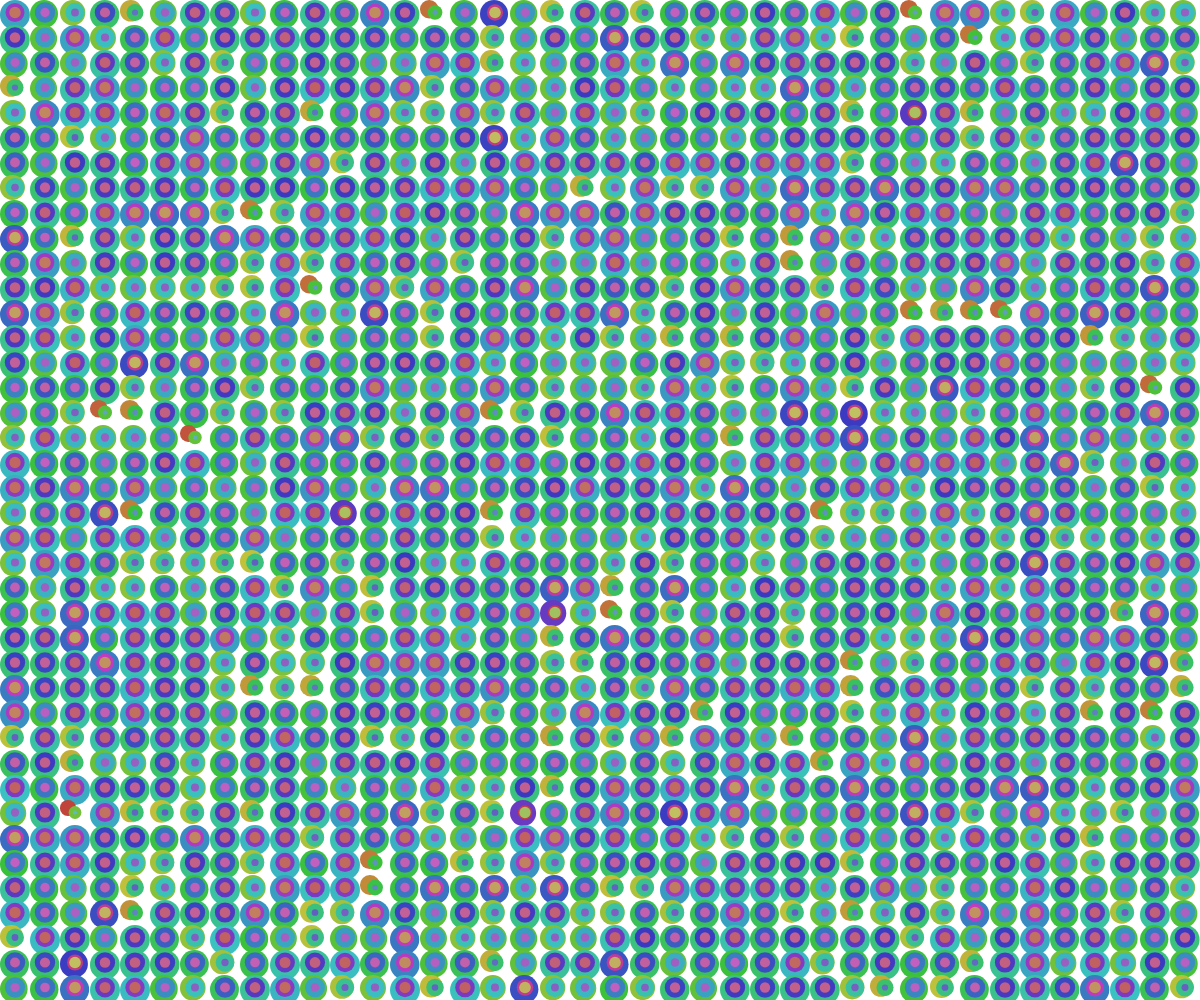
Frame 1 (no input)
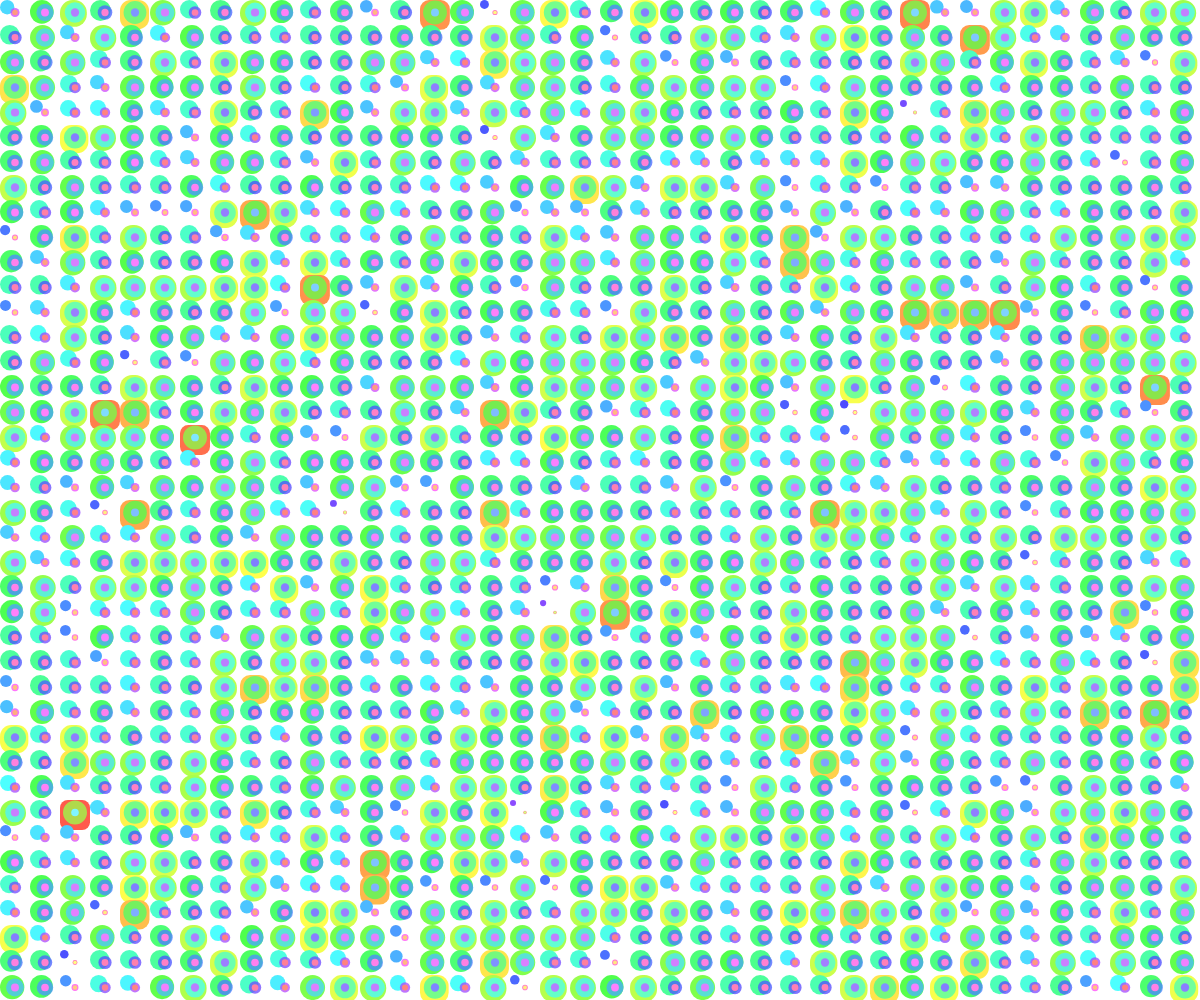
Frame 60 (no input)
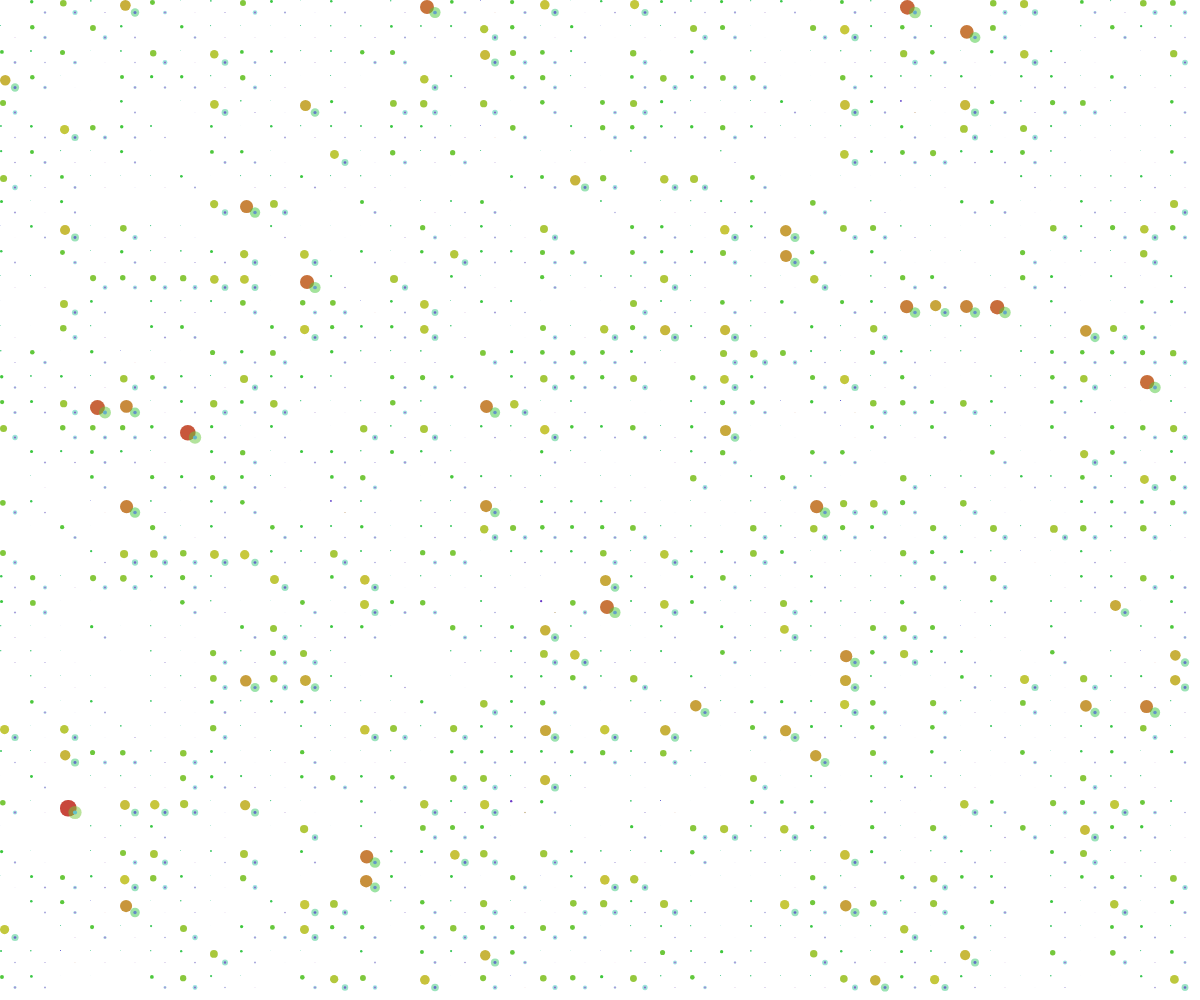
Frame 120 (the mouse pressed at the canvas centre since frame 60)

The p5.js sketch that drew these frames (run headless with seeded random() and noise() and a simulated clock; from frame 60 on, the mouse is pressed at the canvas centre):

// p5.js sketch
// ── sketch.js
let numCellsWidth = 40;
let numCellsHeight = 40;
let cellWidth;
let cellHeight;
let noiseScale = 0.05;

function setup() {
  createCanvas(windowWidth, windowHeight);
  colorMode(HSB);
  // Removed noLoop() to allow continuous redrawing

  cellWidth = width / numCellsWidth;
  cellHeight = height / numCellsHeight;
}

function draw() {
  background(0, 0, 100);
  drawGrid();
}

function drawGrid() {
  noiseDetail(2, 0.5); // Fine-tune the noise for more intricate patterns
  let pulseSpeed = 0.025; // Slower pulse speed
  let pulse = sin(frameCount * pulseSpeed) * 0.5 + 0.5; // Pulse between 0 and 1 for brightness

  for (let xIndex = 0; xIndex < numCellsWidth; xIndex++) {
    for (let yIndex = 0; yIndex < numCellsHeight; yIndex++) {
      let x = cellWidth * xIndex;
      let y = cellHeight * yIndex;
      let noiseVal = noise(x * noiseScale, y * noiseScale);
      let sizePulse = sin(frameCount * pulseSpeed + noiseVal * PI) * 0.5 + 0.5; // Pulse for size modulation

      push();
      translate(x, y);

      // Modulate the hue and brightness with noise and pulse
      let hue = map(noiseVal, 0, 1, 0, 360);
      let brightness = map(pulse, 0, 1, 50, 100);
      fill(hue, 70, brightness);
      noStroke();

      // Dynamic rounding and size for rectangles based on noise and sine function
      let rounding = map(sin(noiseVal * PI), -1, 1, 0, cellWidth / 2);
      let rectSize = cellWidth * sizePulse;
      rect(0, 0, rectSize, rectSize, rounding);

      // Varying opacity and size for ellipses based on noise and sine function
      let innerHue = (hue + 90) % 360;
      let opacity = map(cos(frameCount * pulseSpeed), -1, 1, 128, 255);
      fill(innerHue, 70, brightness, opacity / 255);
      let ellipseSize = map(cos(noiseVal * PI), -1, 1, cellWidth * 0.5, cellWidth * 0.8) * sizePulse;
      ellipse(cellWidth / 2, cellHeight / 2, ellipseSize, ellipseSize);

      // Smaller ellipse with different hue and noise-based sizing
      let smallerHue = (hue + 180) % 360;
      fill(smallerHue, 50, brightness);
      let smallerEllipseSize = map(noiseVal, 0, 1, cellWidth * 0.25, cellWidth * 0.5) * sizePulse;
      ellipse(cellWidth / 2, cellHeight / 2, smallerEllipseSize, smallerEllipseSize);
      
      pop();
    }
  }
}

function windowResized() {
  resizeCanvas(windowWidth, windowHeight);
  cellWidth = width / numCellsWidth;
  cellHeight = height / numCellsHeight;
}
